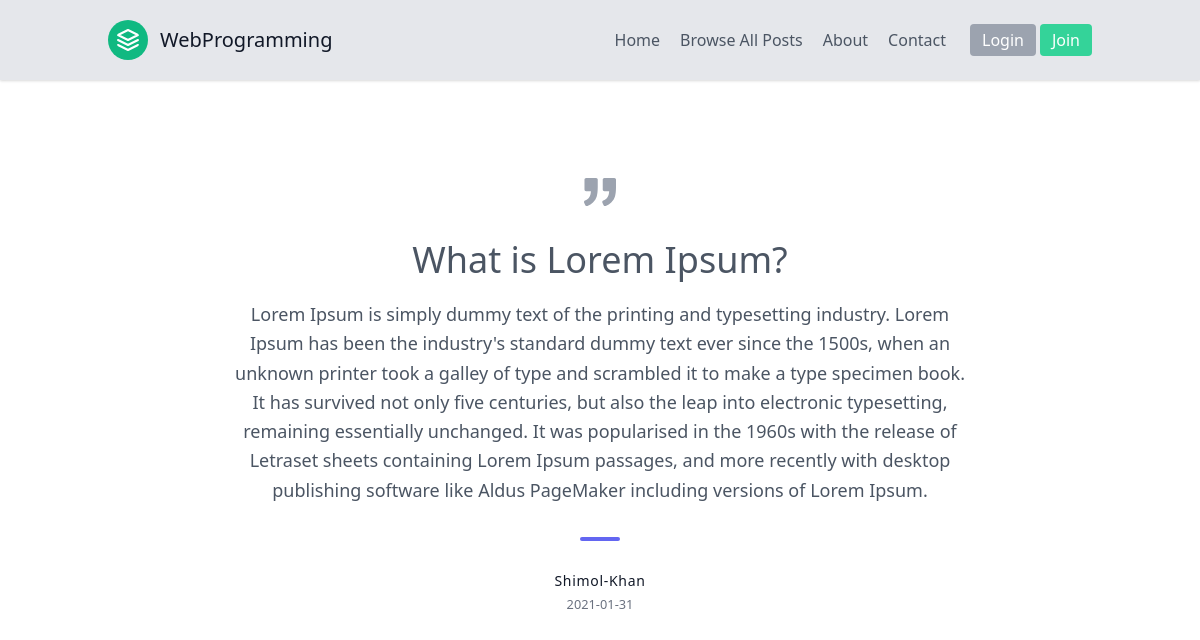
/post/1, run on the app's committed database.
### Blog/models.py (models this page shows, shortened)
class Post(db.Model):
    id = db.Column(db.Integer, primary_key=True)
    title = db.Column(db.String(100), nullable=False)
    date_posted = db.Column(db.DateTime, nullable=False, default=datetime.utcnow)
    category = db.Column(db.String(100), nullable=False)
    content = db.Column(db.Text, nullable=False)
    user_id = db.Column(db.Integer, db.ForeignKey('user.id'), nullable=False)

class User(db.Model, UserMixin):
    id = db.Column(db.Integer, primary_key=True)
    username = db.Column(db.String(20), unique=True, nullable=False)
    email = db.Column(db.String(120), unique=True, nullable=False)
    image_file = db.Column(db.String(20), nullable=False, default='default.jpg')
    password = db.Column(db.String(60), nullable=False)
    posts = db.relationship('Post', backref='author', lazy=True)

### Blog/routes.py (the view)
@app.route("/post/<int:post_id>")
def post(post_id):
    post = Post.query.get_or_404(post_id)
    return render_template('post.html', title=post.title, post=post)

### Blog/templates/post.html (shortened to what this page needs)
{% extends "layout.html" %}
{% block content %}
<section class="text-gray-600 body-font">
  <div class="container px-5 py-24 mx-auto">
    <div class="xl:w-1/2 lg:w-3/4 w-full mx-auto text-center">
      <h1 class="text-4xl mb-5"> {{ post.title }} </h1>
      <p class="leading-relaxed text-lg">{{ post.content }}</p>
      <span class="inline-block h-1 w-10 rounded bg-indigo-500 mt-8 mb-6"></span>
      <h2 class="text-gray-900 font-medium title-font tracking-wider text-sm">{{ post.author.username }}</h2>
      <small class="text-gray-500">{{ post.date_posted.strftime('%Y-%m-%d') }}</small>
    </div>
  </div>
</section>
{% endblock content %}

### data on the page
Post: title "What is Lorem Ipsum?", content "Lorem Ipsum is simply dummy text of the printing and typesetting industry. Lorem Ipsum has been the industry's standard dummy text ever since the 1500s, when an unknown printer took a galley of type and scrambled it to make a type specimen book. It has survived not only five centuries, but also the leap into electronic typesetting, remaining essentially unchanged. It was popularised in the 1960s with the release of Letraset sheets containing Lorem Ipsum passages, and more recently with desktop publishing software like Aldus PageMaker including versions of Lorem Ipsum.", date_posted "2021-01-31"
User: author.username "Shimol-Khan"
